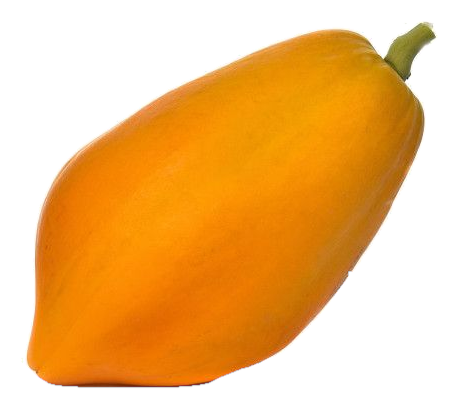
#> input picture test/assets/images/papaya_ripe.png, 459 x 409 px; its folder holds 4 pictures in this run
$ python replace_ripe_dataset.py
#> lines starting #> are read from the running program, lines starting #| are printed output that depends on the picture
"""Replace the old ripe papaya images in the dataset with the new ripe papaya.

- Backs up the old files to scratch/backup_old_ripe/
- Regenerates papaya_dataset/ripe/*.jpg (same filenames, angle semantics honored)
- Regenerates unique_bases/ripe/*.jpg (8 base views)
"""
import os
import glob
import random
import shutil
from PIL import Image, ImageEnhance

ROOT = os.path.dirname(os.path.abspath(__file__))
SRC = os.path.join(ROOT, "assets", "images", "papaya_ripe.png")  # new transparent cutout
BACKUP = os.path.join(ROOT, "scratch", "backup_old_ripe")
CANVAS = (1024, 900)

random.seed(7)
fruit = Image.open(SRC).convert("RGBA")
#> fruit is the input picture: PIL image 459x409 RGBA; mean R, G, B, A 239.7, 187.4, 121.6, 136.3
fruit = fruit.crop(fruit.getbbox())
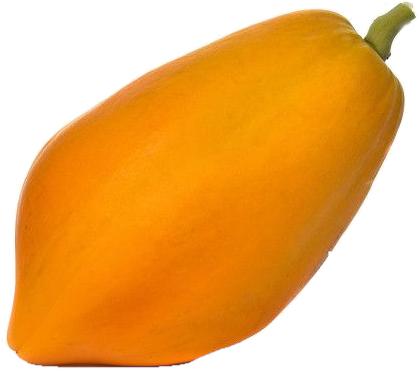
#> fruit: PIL image 419x369 RGBA; mean R, G, B, A 236.8, 174, 94.6, 165.5; transparent parts drawn white


def render(angle, scale=0.86, brightness=1.0, dx=0, dy=0):
    f = fruit
    if angle == "flip":
        f = f.transpose(Image.FLIP_LEFT_RIGHT)
    elif angle in ("090", "180", "270"):
        f = f.rotate(int(angle), resample=Image.BICUBIC, expand=True)

    cw, ch = CANVAS if angle not in ("090", "270") else (CANVAS[1], CANVAS[0])
    k = min(cw * scale / f.width, ch * scale / f.height)
    f = f.resize((int(f.width * k), int(f.height * k)), Image.LANCZOS)

    bg = Image.new("RGBA", (cw, ch), (255, 255, 255, 255))
    bg.alpha_composite(f, ((cw - f.width) // 2 + dx, (ch - f.height) // 2 + dy))
    out = bg.convert("RGB")
    if brightness != 1.0:
        out = ImageEnhance.Brightness(out).enhance(brightness)
    return out


def backup(folder):
    dst = os.path.join(BACKUP, os.path.relpath(folder, ROOT))
    if not os.path.exists(dst):
        shutil.copytree(folder, dst)
        print(f"Backed up {folder} -> {dst}")


# 1. papaya_dataset/ripe
ds = os.path.join(ROOT, "papaya_dataset", "ripe")
backup(ds)
files = sorted(glob.glob(os.path.join(ds, "*.jpg")))
for p in files:
    angle = os.path.splitext(p)[0].rsplit("_angle_", 1)[-1]
    img = render(
        angle,
        scale=random.uniform(0.78, 0.90),
        brightness=random.uniform(0.95, 1.05),
        dx=random.randint(-20, 20),
        dy=random.randint(-15, 15),
    )
    img.save(p, "JPEG", quality=92)
print(f"Regenerated {len(files)} images in {ds}")

# 2. unique_bases/ripe (8 base views)
ub = os.path.join(ROOT, "unique_bases", "ripe")
backup(ub)
view_map = {
    "front": "000", "side": "flip", "back": "flip", "opposite_side": "000",
    "45_angled": "000", "three_quarter": "flip", "high_angle": "000", "top": "000",
}
ub_files = sorted(glob.glob(os.path.join(ub, "*.jpg")))
for i, p in enumerate(ub_files):
    name = os.path.basename(p)
    angle = next((a for v, a in view_map.items() if f"_{v}_view" in name), "000")
    img = render(angle, scale=0.84 + 0.01 * (i % 4), brightness=0.97 + 0.02 * (i % 3))
    img.save(p, "JPEG", quality=95)
print(f"Regenerated {len(ub_files)} images in {ub}")
